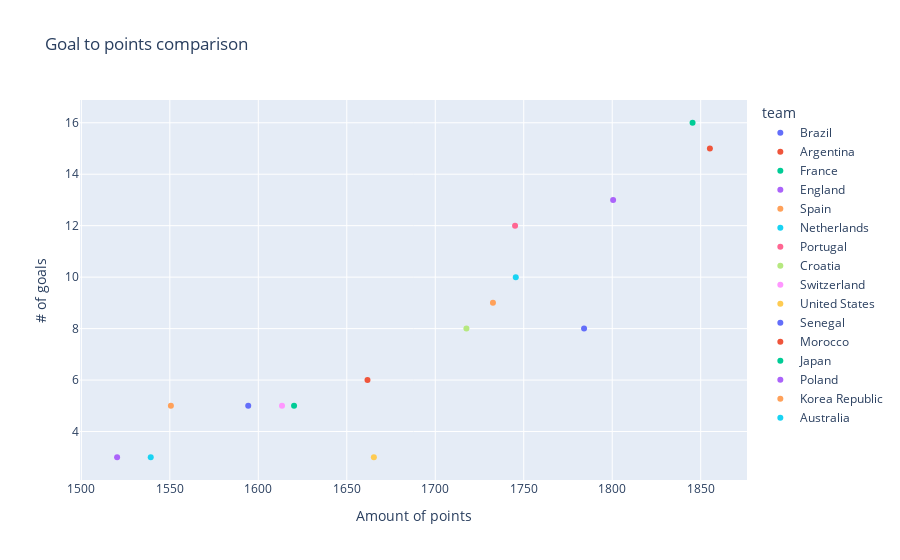

The notebook cell this image was saved under:
### Code cell
# fig, ax = plt.subplots(ncols = 1, nrows = 1, figsize = (20, 10))
px.scatter(final_ranking, x = ['points_2022'], y = 'goals', color = 'team', hover_data = ['Team Strategy'],
labels = {'value': 'Amount of points', 'goals': '# of goals' }, title = 'Goal to points comparison')

### Figure 1 — Plotly figure (JSON) as saved in the notebook; plotly's stock layout.template omitted (floating-point values rounded to 4 significant figures)
{"data": [{"customdata": [["Bad attack; Good defense"]], "hovertemplate": "team=Brazil<br>Amount of points=%{x}<br># of goals=%{y}<br>Team Strategy=%{customdata[0]}<extra></extra>", "legendgroup": "Brazil", "marker": {"color": "#636efa", "symbol": "circle"}, "mode": "markers", "name": "Brazil", "orientation": "v", "showlegend": true, "type": "scatter", "x": [1784.0], "xaxis": "x", "y": [8], "yaxis": "y"}, {"customdata": [["Good attack; Bad defense"]], "hovertemplate": "team=Argentina<br>Amount of points=%{x}<br># of goals=%{y}<br>Team Strategy=%{customdata[0]}<extra></extra>", "legendgroup": "Argentina", "marker": {"color": "#EF553B", "symbol": "circle"}, "mode": "markers", "name": "Argentina", "orientation": "v", "showlegend": true, "type": "scatter", "x": [1855.0], "xaxis": "x", "y": [15], "yaxis": "y"}, {"customdata": [["Good attack; Bad defense"]], "hovertemplate": "team=France<br>Amount of points=%{x}<br># of goals=%{y}<br>Team Strategy=%{customdata[0]}<extra></extra>", "legendgroup": "France", "marker": {"color": "#00cc96", "symbol": "circle"}, "mode": "markers", "name": "France", "orientation": "v", "showlegend": true, "type": "scatter", "x": [1845.0], "xaxis": "x", "y": [16], "yaxis": "y"}, {"customdata": [["Good attack; Good defense"]], "hovertemplate": "team=England<br>Amount of points=%{x}<br># of goals=%{y}<br>Team Strategy=%{customdata[0]}<extra></extra>", "legendgroup": "England", "marker": {"color": "#ab63fa", "symbol": "circle"}, "mode": "markers", "name": "England", "orientation": "v", "showlegend": true, "type": "scatter", "x": [1800.0], "xaxis": "x", "y": [13], "yaxis": "y"}, {"customdata": [["Good attack; Good defense"]], "hovertemplate": "team=Spain<br>Amount of points=%{x}<br># of goals=%{y}<br>Team Strategy=%{customdata[0]}<extra></extra>", "legendgroup": "Spain", "marker": {"color": "#FFA15A", "symbol": "circle"}, "mode": "markers", "name": "Spain", "orientation": "v", "showlegend": true, "type": "scatter", "x": [1733.0], "xaxis": "x", "y": [9], "yaxis": "y"}, {"customdata": [["Good attack; Good defense"]], "hovertemplate": "team=Netherlands<br>Amount of points=%{x}<br># of goals=%{y}<br>Team Strategy=%{customdata[0]}<extra></extra>", "legendgroup": "Netherlands", "marker": {"color": "#19d3f3", "symbol": "circle"}, "mode": "markers", "name": "Netherlands", "orientation": "v", "showlegend": true, "type": "scatter", "x": [1746.0], "xaxis": "x", "y": [10], "yaxis": "y"}, {"customdata": [["Good attack; Bad defense"]], "hovertemplate": "team=Portugal<br>Amount of points=%{x}<br># of goals=%{y}<br>Team Strategy=%{customdata[0]}<extra></extra>", "legendgroup": "Portugal", "marker": {"color": "#FF6692", "symbol": "circle"}, "mode": "markers", "name": "Portugal", "orientation": "v", "showlegend": true, "type": "scatter", "x": [1745.0], "xaxis": "x", "y": [12], "yaxis": "y"}, {"customdata": [["Good attack; Bad defense"]], "hovertemplate": "team=Croatia<br>Amount of points=%{x}<br># of goals=%{y}<br>Team Strategy=%{customdata[0]}<extra></extra>", "legendgroup": "Croatia", "marker": {"color": "#B6E880", "symbol": "circle"}, "mode": "markers", "name": "Croatia", "orientation": "v", "showlegend": true, "type": "scatter", "x": [1718.0], "xaxis": "x", "y": [8], "yaxis": "y"}, {"customdata": [["Bad attack; Bad defense"]], "hovertemplate": "team=Switzerland<br>Amount of points=%{x}<br># of goals=%{y}<br>Team Strategy=%{customdata[0]}<extra></extra>", "legendgroup": "Switzerland", "marker": {"color": "#FF97FF", "symbol": "circle"}, "mode": "markers", "name": "Switzerland", "orientation": "v", "showlegend": true, "type": "scatter", "x": [1613.0], "xaxis": "x", "y": [5], "yaxis": "y"}, {"customdata": [["Bad attack; Good defense"]], "hovertemplate": "team=United States<br>Amount of points=%{x}<br># of goals=%{y}<br>Team Strategy=%{customdata[0]}<extra></extra>", "legendgroup": "United States", "marker": {"color": "#FECB52", "symbol": "circle"}, "mode": "markers", "name": "United States", "orientation": "v", "showlegend": true, "type": "scatter", "x": [1665.0], "xaxis": "x", "y": [3], "yaxis": "y"}, {"customdata": [["Good attack; Bad defense"]], "hovertemplate": "team=Senegal<br>Amount of points=%{x}<br># of goals=%{y}<br>Team Strategy=%{customdata[0]}<extra></extra>", "legendgroup": "Senegal", "marker": {"color": "#636efa", "symbol": "circle"}, "mode": "markers", "name": "Senegal", "orientation": "v", "showlegend": true, "type": "scatter", "x": [1594.0], "xaxis": "x", "y": [5], "yaxis": "y"}, {"customdata": [["Bad attack; Good defense"]], "hovertemplate": "team=Morocco<br>Amount of points=%{x}<br># of goals=%{y}<br>Team Strategy=%{customdata[0]}<extra></extra>", "legendgroup": "Morocco", "marker": {"color": "#EF553B", "symbol": "circle"}, "mode": "markers", "name": "Morocco", "orientation": "v", "showlegend": true, "type": "scatter", "x": [1662.0], "xaxis": "x", "y": [6], "yaxis": "y"}, {"customdata": [["Good attack; Good defense"]], "hovertemplate": "team=Japan<br>Amount of points=%{x}<br># of goals=%{y}<br>Team Strategy=%{customdata[0]}<extra></extra>", "legendgroup": "Japan", "marker": {"color": "#00cc96", "symbol": "circle"}, "mode": "markers", "name": "Japan", "orientation": "v", "showlegend": true, "type": "scatter", "x": [1620.0], "xaxis": "x", "y": [5], "yaxis": "y"}, {"customdata": [["Bad attack; Good defense"]], "hovertemplate": "team=Poland<br>Amount of points=%{x}<br># of goals=%{y}<br>Team Strategy=%{customdata[0]}<extra></extra>", "legendgroup": "Poland", "marker": {"color": "#ab63fa", "symbol": "circle"}, "mode": "markers", "name": "Poland", "orientation": "v", "showlegend": true, "type": "scatter", "x": [1520.0], "xaxis": "x", "y": [3], "yaxis": "y"}, {"customdata": [["Good attack; Bad defense"]], "hovertemplate": "team=Korea Republic<br>Amount of points=%{x}<br># of goals=%{y}<br>Team Strategy=%{customdata[0]}<extra></extra>", "legendgroup": "Korea Republic", "marker": {"color": "#FFA15A", "symbol": "circle"}, "mode": "markers", "name": "Korea Republic", "orientation": "v", "showlegend": true, "type": "scatter", "x": [1551.0], "xaxis": "x", "y": [5], "yaxis": "y"}, {"customdata": [["Good attack; Bad defense"]], "hovertemplate": "team=Australia<br>Amount of points=%{x}<br># of goals=%{y}<br>Team Strategy=%{customdata[0]}<extra></extra>", "legendgroup": "Australia", "marker": {"color": "#19d3f3", "symbol": "circle"}, "mode": "markers", "name": "Australia", "orientation": "v", "showlegend": true, "type": "scatter", "x": [1539.0], "xaxis": "x", "y": [3], "yaxis": "y"}], "layout": {"legend": {"title": {"text": "team"}, "tracegroupgap": 0}, "title": {"text": "Goal to points comparison"}, "xaxis": {"anchor": "y", "domain": [0, 1], "title": {"text": "Amount of points"}}, "yaxis": {"anchor": "x", "domain": [0, 1], "title": {"text": "# of goals"}}}}
